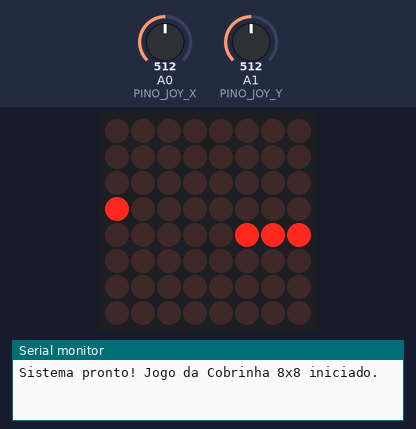
This sketch was run on a simulated Arduino Uno, built with avr-gcc and run on an emulated ATmega328P. Parts: 8×8 LED matrix, the last lines printed to the serial monitor. The test bench sets the inputs (shaded band); at power-on: A1 (PINO_JOY_Y) = 512, A0 (PINO_JOY_X) = 512. Random numbers use the default seed unless the sketch sets one.

Above: at 1.2 s.
1.3 s: A1 (PINO_JOY_Y) set to 742
3.5 s: A1 (PINO_JOY_Y) set to 765
At 5.33 s:
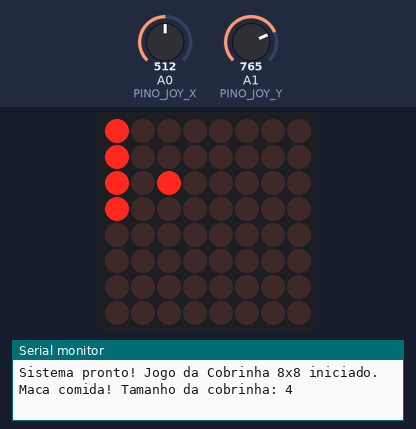
5.9 s: A0 (PINO_JOY_X) set to 735
8.2 s: A0 (PINO_JOY_X) set to 765
At 8.71 s:
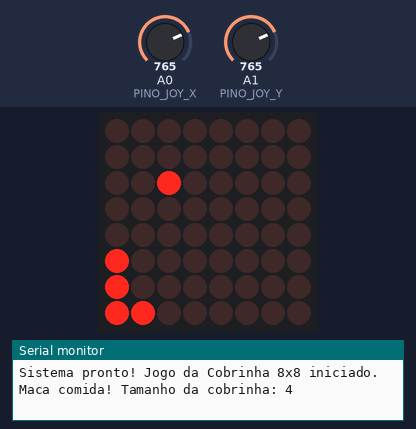
10.8 s: A1 (PINO_JOY_Y) set to 740
At 11.31 s:
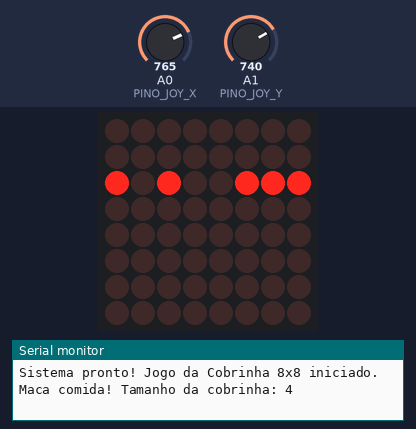
13.2 s: A1 (PINO_JOY_Y) set to 760
At 13.39 s:
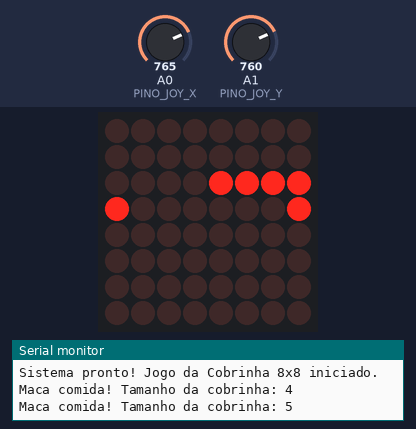
Timing chart, 0 to 16.2 s (numbered marks = the images above; inputs shaded):
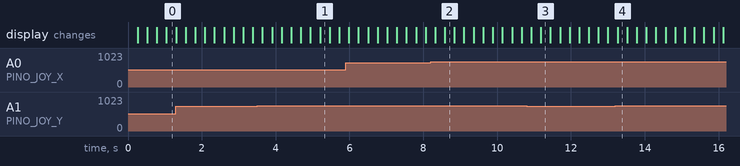

Measured:
- the behaviour switches between 750 and 751 on A1 (PINO_JOY_Y) (found by bisection; images 0 and 1)
- the behaviour switches between 750 and 751 on A0 (PINO_JOY_X) (found by bisection; images 1 and 2)

The sketch:

p72_jogo_da_cobrinha_na_matriz_8x8.ino
```cpp
// ============================================================================
// Projeto 72 — Jogo da Cobrinha na Matriz 8x8
// Placa: Arduino Uno R3 (ATmega328P) | Bibliotecas: LedControl
// Material: 80 Projetos Arduino
// Jogo Snake completo na Matriz de LEDs 8x8 MAX7219 controlado por Joystick
// ============================================================================

#include <LedControl.h>

const byte PINO_JOY_X = A0; // Eixo X do Joystick
const byte PINO_JOY_Y = A1; // Eixo Y do Joystick
const byte PINO_CS    = 10; // CS / LOAD do MAX7219
const byte PINO_CLK   = 11; // CLK do MAX7219
const byte PINO_DIN   = 12; // DIN do MAX7219

// AJUSTE AQUI: Tempo entre movimentos em ms (menor = mais rápido)
const unsigned long PASSO_MS = 260;

LedControl matriz = LedControl(PINO_DIN, PINO_CLK, PINO_CS, 1);

byte corpoX[64];
byte corpoY[64];
byte tamanho = 3;
int8_t dirX = 1;
int8_t dirY = 0;
byte macaX = 5;
byte macaY = 5;

unsigned long ultimoPasso = 0;

void sortearMaca() {
  bool ocupada = true;
  while (ocupada) {
    macaX = random(0, 8);
    macaY = random(0, 8);
    ocupada = false;
    for (byte i = 0; i < tamanho; i++) {
      if (corpoX[i] == macaX && corpoY[i] == macaY) {
        ocupada = true;
        break;
      }
    }
  }
}

void iniciarPartida() {
  tamanho = 3;
  corpoX[0] = 3; corpoY[0] = 4;
  corpoX[1] = 2; corpoY[1] = 4;
  corpoX[2] = 1; corpoY[2] = 4;
  dirX = 1;
  dirY = 0;
  sortearMaca();
}

void lerJoystick() {
  int x = analogRead(PINO_JOY_X);
  int y = analogRead(PINO_JOY_Y);

  if (x < 250 && dirX == 0) {
    dirX = -1; dirY = 0;
  } else if (x > 750 && dirX == 0) {
    dirX = 1; dirY = 0;
  } else if (y < 250 && dirY == 0) {
    dirX = 0; dirY = -1;
  } else if (y > 750 && dirY == 0) {
    dirX = 0; dirY = 1;
  }
}

void setup() {
  Serial.begin(9600);
  matriz.shutdown(0, false);
  matriz.setIntensity(0, 5);
  matriz.clearDisplay(0);

  randomSeed(analogRead(A2));
  iniciarPartida();
  Serial.println(F("Sistema pronto! Jogo da Cobrinha 8x8 iniciado."));
}

void loop() {
  lerJoystick();

  if (millis() - ultimoPasso >= PASSO_MS) {
    ultimoPasso = millis();

    byte novaX = (corpoX[0] + dirX + 8) % 8;
    byte novaY = (corpoY[0] + dirY + 8) % 8;

    // Verifica colisão com o próprio corpo
    for (byte i = 0; i < tamanho; i++) {
      if (corpoX[i] == novaX && corpoY[i] == novaY) {
        Serial.println(F("Fim de Jogo! Colisao com a cauda. Reiniciando..."));
        for (byte r = 0; r < 8; r++) matriz.setRow(0, r, 0xFF);
        delay(600);
        matriz.clearDisplay(0);
        iniciarPartida();
        return;
      }
    }

    // Verifica se comeu a maçã
    if (novaX == macaX && novaY == macaY) {
      if (tamanho < 60) tamanho++;
      Serial.print(F("Maca comida! Tamanho da cobrinha: "));
      Serial.println(tamanho);
      sortearMaca();
    }

    // Desloca os segmentos da cauda
    for (int i = tamanho - 1; i > 0; i--) {
      corpoX[i] = corpoX[i - 1];
      corpoY[i] = corpoY[i - 1];
    }
    corpoX[0] = novaX;
    corpoY[0] = novaY;

    // Desenha o quadro na matriz 8x8
    matriz.clearDisplay(0);
    for (byte i = 0; i < tamanho; i++) {
      matriz.setLed(0, corpoY[i], corpoX[i], true);
    }
    // Maçã acesa (pisca sutilmente a cada quadro par/ímpar)
    matriz.setLed(0, macaY, macaX, true);
  }
}
```
